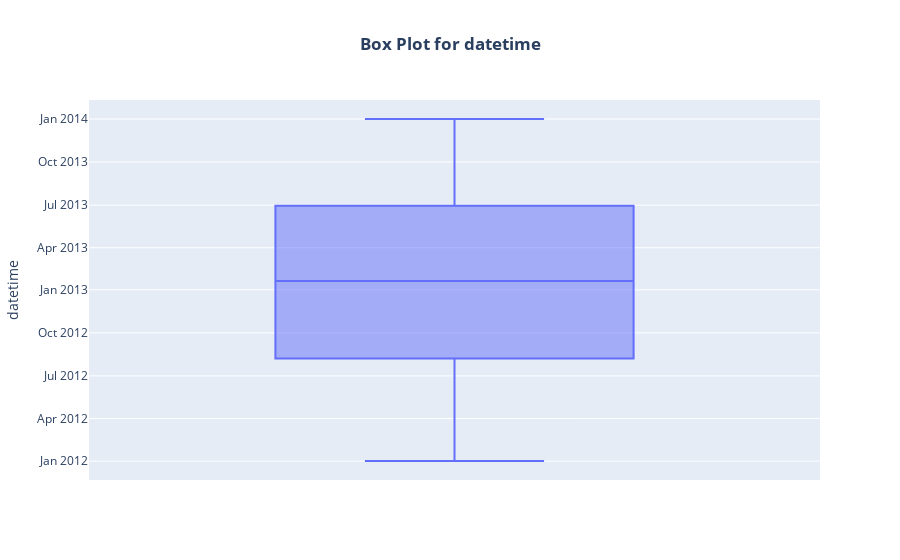
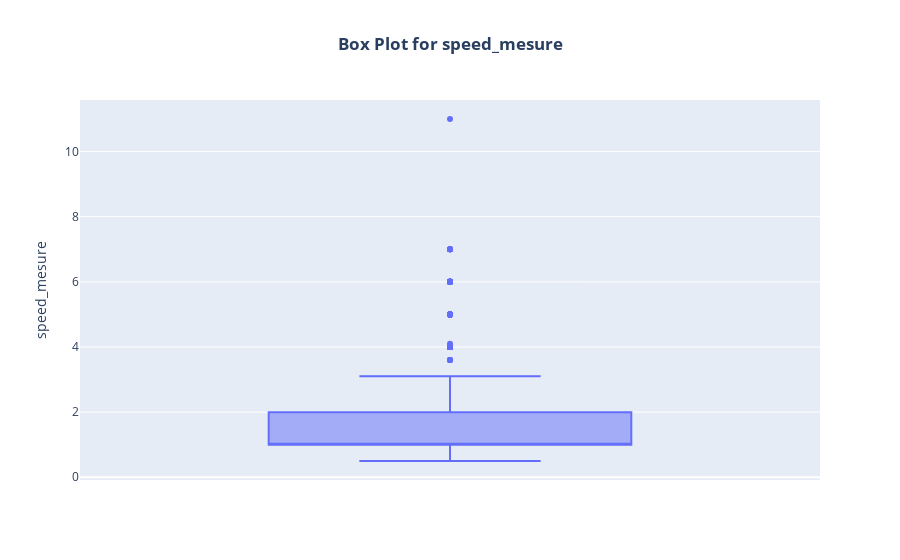
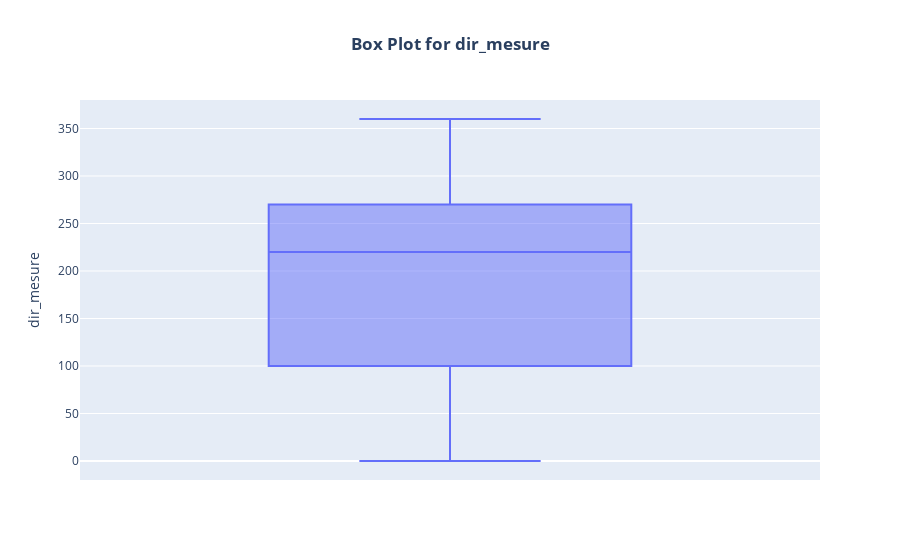
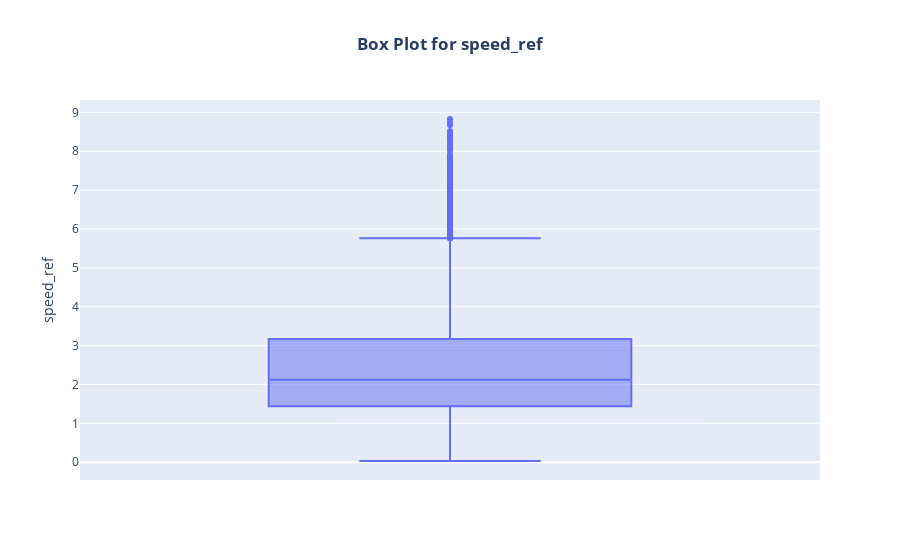

Notebook code for these charts, in order:
### Code cell
for column in merged.columns:
    fig = px.box(merged, y=column, title=f'Box Plot for {column}')
    
    # Update layout to center the title and make it bold
    fig.update_layout(
        title=dict(text=f'<b>Box Plot for {column}</b>', x=0.5),
        boxmode='group'  
    )
    
    fig.show()

### Figure 1 — Plotly figure (JSON) as saved in the notebook; plotly's stock layout.template omitted (floating-point values rounded to 4 significant figures; data arrays with more than 128 entries replaced by an {"elided": "..."} marker saying what was removed)
{"data": [{"alignmentgroup": "True", "hovertemplate": "datetime=%{y}<extra></extra>", "legendgroup": "", "marker": {"color": "#636efa"}, "name": "", "notched": false, "offsetgroup": "", "orientation": "v", "showlegend": false, "type": "box", "x0": " ", "xaxis": "x", "y": {"elided": "13032 str values"}, "y0": " ", "yaxis": "y"}], "layout": {"boxmode": "group", "legend": {"tracegroupgap": 0}, "title": {"text": "<b>Box Plot for datetime</b>", "x": 0.5}, "xaxis": {"anchor": "y", "domain": [0, 1]}, "yaxis": {"anchor": "x", "domain": [0, 1], "title": {"text": "datetime"}}}}

### Figure 2 — Plotly figure (JSON) as saved in the notebook; plotly's stock layout.template omitted (floating-point values rounded to 4 significant figures; data arrays with more than 128 entries replaced by an {"elided": "..."} marker saying what was removed)
{"data": [{"alignmentgroup": "True", "hovertemplate": "speed_mesure=%{y}<extra></extra>", "legendgroup": "", "marker": {"color": "#636efa"}, "name": "", "notched": false, "offsetgroup": "", "orientation": "v", "showlegend": false, "type": "box", "x0": " ", "xaxis": "x", "y": {"elided": "13032 float values"}, "y0": " ", "yaxis": "y"}], "layout": {"boxmode": "group", "legend": {"tracegroupgap": 0}, "title": {"text": "<b>Box Plot for speed_mesure</b>", "x": 0.5}, "xaxis": {"anchor": "y", "domain": [0, 1]}, "yaxis": {"anchor": "x", "domain": [0, 1], "title": {"text": "speed_mesure"}}}}

### Figure 3 — Plotly figure (JSON) as saved in the notebook; plotly's stock layout.template omitted (floating-point values rounded to 4 significant figures; data arrays with more than 128 entries replaced by an {"elided": "..."} marker saying what was removed)
{"data": [{"alignmentgroup": "True", "hovertemplate": "dir_mesure=%{y}<extra></extra>", "legendgroup": "", "marker": {"color": "#636efa"}, "name": "", "notched": false, "offsetgroup": "", "orientation": "v", "showlegend": false, "type": "box", "x0": " ", "xaxis": "x", "y": {"elided": "13032 int values"}, "y0": " ", "yaxis": "y"}], "layout": {"boxmode": "group", "legend": {"tracegroupgap": 0}, "title": {"text": "<b>Box Plot for dir_mesure</b>", "x": 0.5}, "xaxis": {"anchor": "y", "domain": [0, 1]}, "yaxis": {"anchor": "x", "domain": [0, 1], "title": {"text": "dir_mesure"}}}}

### Figure 4 — Plotly figure (JSON) as saved in the notebook; plotly's stock layout.template omitted (floating-point values rounded to 4 significant figures; data arrays with more than 128 entries replaced by an {"elided": "..."} marker saying what was removed)
{"data": [{"alignmentgroup": "True", "hovertemplate": "speed_ref=%{y}<extra></extra>", "legendgroup": "", "marker": {"color": "#636efa"}, "name": "", "notched": false, "offsetgroup": "", "orientation": "v", "showlegend": false, "type": "box", "x0": " ", "xaxis": "x", "y": {"elided": "13032 float values"}, "y0": " ", "yaxis": "y"}], "layout": {"boxmode": "group", "legend": {"tracegroupgap": 0}, "title": {"text": "<b>Box Plot for speed_ref</b>", "x": 0.5}, "xaxis": {"anchor": "y", "domain": [0, 1]}, "yaxis": {"anchor": "x", "domain": [0, 1], "title": {"text": "speed_ref"}}}}
